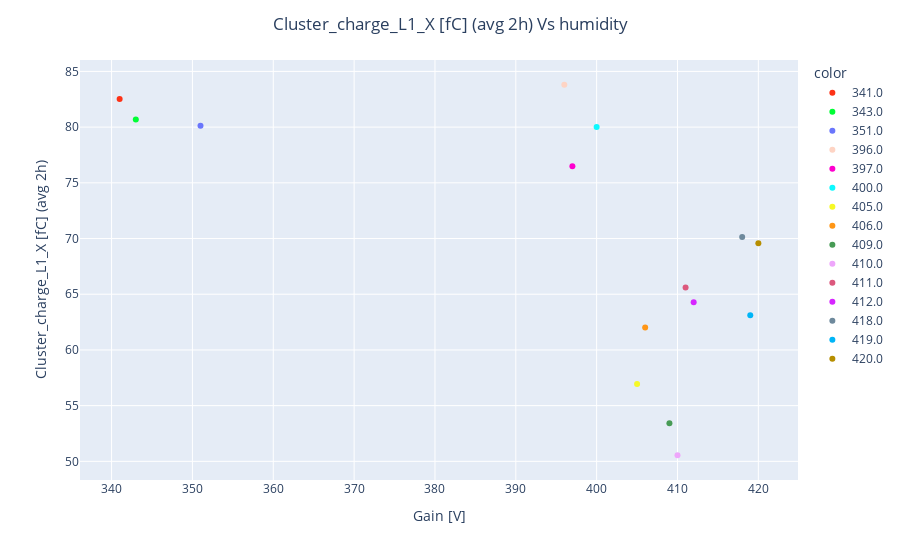

The code cell stored with this chart in its notebook:
### Code cell
layer=1
HV_pd_sliced=HV_pd[HV_pd.L1_VMon_Dr>749][HV_pd.L1_gain>830][HV_pd.L1_gain<840]
HV_pd_aver_run=HV_pd_sliced.groupby("run", as_index=False).mean()
param="Cluster_charge_L1_X"
fig=px.scatter(x=HV_pd_aver_run.run,y=HV_pd_aver_run[param],color=HV_pd_aver_run.run.astype('str'),color_discrete_sequence=px.colors.qualitative.Light24)
fig.update_xaxes(title="Gain [V]")
if "charge" in param:
    title= param + " [fC] (avg 2h)"
else:
    title= param + " (avg 2h)"
fig.update_layout(title=dict(text=title + " Vs humidity", x=0.5))
fig.update_yaxes(title=title)
fig.show()

### Figure 1 — Plotly figure (JSON) as saved in the notebook; plotly's stock layout.template omitted (floating-point values rounded to 4 significant figures)
{"data": [{"hovertemplate": "color=341.0<br>x=%{x}<br>y=%{y}<extra></extra>", "legendgroup": "341.0", "marker": {"color": "#FD3216", "symbol": "circle"}, "mode": "markers", "name": "341.0", "orientation": "v", "showlegend": true, "type": "scatter", "x": [341], "xaxis": "x", "y": [82.53], "yaxis": "y"}, {"hovertemplate": "color=343.0<br>x=%{x}<br>y=%{y}<extra></extra>", "legendgroup": "343.0", "marker": {"color": "#00FE35", "symbol": "circle"}, "mode": "markers", "name": "343.0", "orientation": "v", "showlegend": true, "type": "scatter", "x": [343], "xaxis": "x", "y": [80.67], "yaxis": "y"}, {"hovertemplate": "color=351.0<br>x=%{x}<br>y=%{y}<extra></extra>", "legendgroup": "351.0", "marker": {"color": "#6A76FC", "symbol": "circle"}, "mode": "markers", "name": "351.0", "orientation": "v", "showlegend": true, "type": "scatter", "x": [351], "xaxis": "x", "y": [80.11], "yaxis": "y"}, {"hovertemplate": "color=396.0<br>x=%{x}<br>y=%{y}<extra></extra>", "legendgroup": "396.0", "marker": {"color": "#FED4C4", "symbol": "circle"}, "mode": "markers", "name": "396.0", "orientation": "v", "showlegend": true, "type": "scatter", "x": [396], "xaxis": "x", "y": [83.8], "yaxis": "y"}, {"hovertemplate": "color=397.0<br>x=%{x}<br>y=%{y}<extra></extra>", "legendgroup": "397.0", "marker": {"color": "#FE00CE", "symbol": "circle"}, "mode": "markers", "name": "397.0", "orientation": "v", "showlegend": true, "type": "scatter", "x": [397], "xaxis": "x", "y": [76.49], "yaxis": "y"}, {"hovertemplate": "color=400.0<br>x=%{x}<br>y=%{y}<extra></extra>", "legendgroup": "400.0", "marker": {"color": "#0DF9FF", "symbol": "circle"}, "mode": "markers", "name": "400.0", "orientation": "v", "showlegend": true, "type": "scatter", "x": [400], "xaxis": "x", "y": [80.01], "yaxis": "y"}, {"hovertemplate": "color=405.0<br>x=%{x}<br>y=%{y}<extra></extra>", "legendgroup": "405.0", "marker": {"color": "#F6F926", "symbol": "circle"}, "mode": "markers", "name": "405.0", "orientation": "v", "showlegend": true, "type": "scatter", "x": [405], "xaxis": "x", "y": [56.94], "yaxis": "y"}, {"hovertemplate": "color=406.0<br>x=%{x}<br>y=%{y}<extra></extra>", "legendgroup": "406.0", "marker": {"color": "#FF9616", "symbol": "circle"}, "mode": "markers", "name": "406.0", "orientation": "v", "showlegend": true, "type": "scatter", "x": [406], "xaxis": "x", "y": [62.02], "yaxis": "y"}, {"hovertemplate": "color=409.0<br>x=%{x}<br>y=%{y}<extra></extra>", "legendgroup": "409.0", "marker": {"color": "#479B55", "symbol": "circle"}, "mode": "markers", "name": "409.0", "orientation": "v", "showlegend": true, "type": "scatter", "x": [409], "xaxis": "x", "y": [53.42], "yaxis": "y"}, {"hovertemplate": "color=410.0<br>x=%{x}<br>y=%{y}<extra></extra>", "legendgroup": "410.0", "marker": {"color": "#EEA6FB", "symbol": "circle"}, "mode": "markers", "name": "410.0", "orientation": "v", "showlegend": true, "type": "scatter", "x": [410], "xaxis": "x", "y": [50.55], "yaxis": "y"}, {"hovertemplate": "color=411.0<br>x=%{x}<br>y=%{y}<extra></extra>", "legendgroup": "411.0", "marker": {"color": "#DC587D", "symbol": "circle"}, "mode": "markers", "name": "411.0", "orientation": "v", "showlegend": true, "type": "scatter", "x": [411], "xaxis": "x", "y": [65.6], "yaxis": "y"}, {"hovertemplate": "color=412.0<br>x=%{x}<br>y=%{y}<extra></extra>", "legendgroup": "412.0", "marker": {"color": "#D626FF", "symbol": "circle"}, "mode": "markers", "name": "412.0", "orientation": "v", "showlegend": true, "type": "scatter", "x": [412], "xaxis": "x", "y": [64.27], "yaxis": "y"}, {"hovertemplate": "color=418.0<br>x=%{x}<br>y=%{y}<extra></extra>", "legendgroup": "418.0", "marker": {"color": "#6E899C", "symbol": "circle"}, "mode": "markers", "name": "418.0", "orientation": "v", "showlegend": true, "type": "scatter", "x": [418], "xaxis": "x", "y": [70.15], "yaxis": "y"}, {"hovertemplate": "color=419.0<br>x=%{x}<br>y=%{y}<extra></extra>", "legendgroup": "419.0", "marker": {"color": "#00B5F7", "symbol": "circle"}, "mode": "markers", "name": "419.0", "orientation": "v", "showlegend": true, "type": "scatter", "x": [419], "xaxis": "x", "y": [63.1], "yaxis": "y"}, {"hovertemplate": "color=420.0<br>x=%{x}<br>y=%{y}<extra></extra>", "legendgroup": "420.0", "marker": {"color": "#B68E00", "symbol": "circle"}, "mode": "markers", "name": "420.0", "orientation": "v", "showlegend": true, "type": "scatter", "x": [420], "xaxis": "x", "y": [69.58], "yaxis": "y"}], "layout": {"legend": {"title": {"text": "color"}, "tracegroupgap": 0}, "margin": {"t": 60}, "title": {"text": "Cluster_charge_L1_X [fC] (avg 2h) Vs humidity", "x": 0.5}, "xaxis": {"anchor": "y", "domain": [0, 1], "title": {"text": "Gain [V]"}}, "yaxis": {"anchor": "x", "domain": [0, 1], "title": {"text": "Cluster_charge_L1_X [fC] (avg 2h)"}}}}
